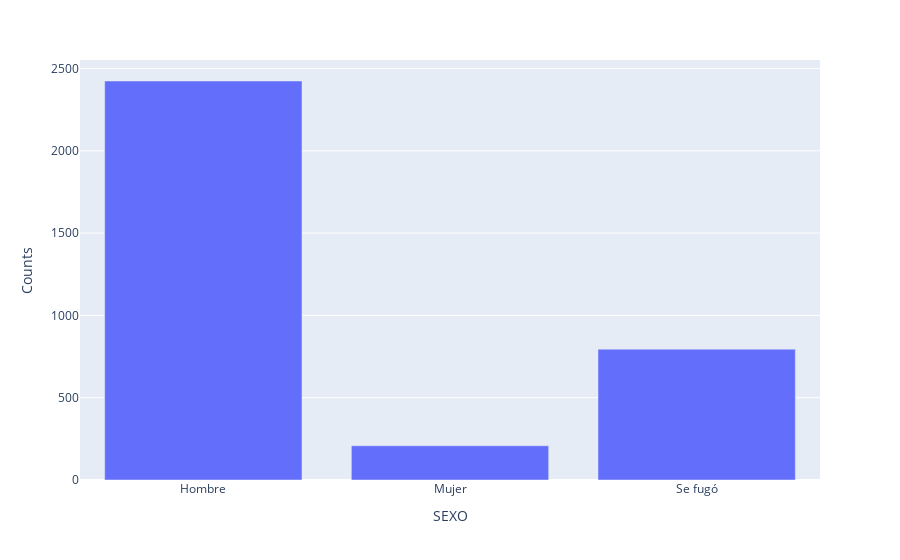

This figure's notebook cell:
### Code cell
# Bar Plot
items, counts = np.unique(atus_transformed.query("ACC_TRAGICO == 1")["SEXO"], return_counts = True) 
pd.DataFrame({"SEXO": items, "Counts": counts}).plot.bar(x = "SEXO", y = "Counts")

### Figure 1 — Plotly figure (JSON) as saved in the notebook; plotly's stock layout.template omitted (floating-point values rounded to 4 significant figures)
{"data": [{"alignmentgroup": "True", "hovertemplate": "SEXO=%{x}<br>Counts=%{y}<extra></extra>", "legendgroup": "", "marker": {"color": "#636efa", "pattern": {"shape": ""}}, "name": "", "offsetgroup": "", "orientation": "v", "showlegend": false, "textposition": "auto", "type": "bar", "x": ["Hombre", "Mujer", "Se fugó"], "xaxis": "x", "y": [2424, 208, 795], "yaxis": "y"}], "layout": {"barmode": "relative", "legend": {"tracegroupgap": 0}, "margin": {"t": 60}, "xaxis": {"anchor": "y", "domain": [0, 1], "title": {"text": "SEXO"}}, "yaxis": {"anchor": "x", "domain": [0, 1], "title": {"text": "Counts"}}}}
